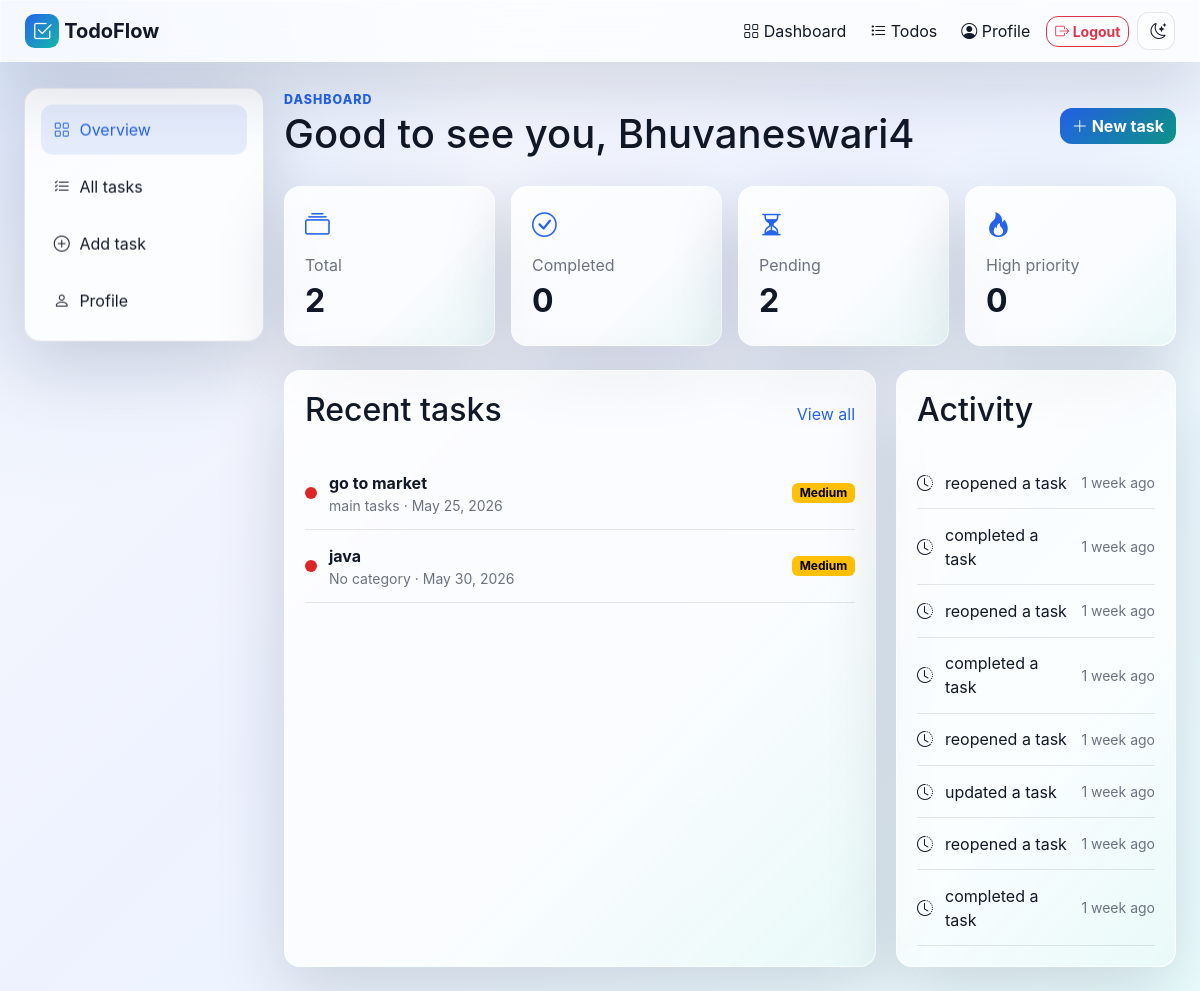
Screenshot of /todos/dashboard/ (signed in) with the database file from the repository.
### todo/models.py (models this page shows, shortened)
class TodoTask(models.Model):
    class Status(models.TextChoices):
        PENDING = "pending", "Pending"
        IN_PROGRESS = "in_progress", "In progress"
        COMPLETED = "completed", "Completed"
    user = models.ForeignKey(settings.AUTH_USER_MODEL, on_delete=models.CASCADE, related_name="todos")
    title = models.CharField(max_length=160)
    description = models.TextField(blank=True)
    status = models.CharField(max_length=20, choices=Status.choices, default=Status.PENDING)
    completed = models.BooleanField(default=False)
    due_date = models.DateField(blank=True, null=True)
    priority = models.ForeignKey(Priority, on_delete=models.SET_NULL, null=True, blank=True, related_name="tasks")
    category = models.ForeignKey(Category, on_delete=models.SET_NULL, null=True, blank=True, related_name="tasks")
    created_at = models.DateTimeField(auto_now_add=True)
    updated_at = models.DateTimeField(auto_now=True)
    class Meta:
        ordering = ("completed", "due_date", "-created_at")
        indexes = [
            models.Index(fields=["user", "completed"]),
            models.Index(fields=["user", "status"]),
            models.Index(fields=["due_date"]),
        ]
    @property
    def is_overdue(self):
        return bool(self.due_date and self.due_date < timezone.localdate() and not self.completed)

class Category(models.Model):
    user = models.ForeignKey(settings.AUTH_USER_MODEL, on_delete=models.CASCADE, related_name="categories")
    name = models.CharField(max_length=80)
    color = models.CharField(max_length=20, default="#2563eb")
    created_at = models.DateTimeField(auto_now_add=True)
    class Meta:
        unique_together = ("user", "name")
        ordering = ("name",)
        verbose_name_plural = "Categories"
    def __str__(self):
        return self.name

class Priority(models.Model):
    name = models.CharField(max_length=20, unique=True)
    level = models.PositiveSmallIntegerField(unique=True)
    color = models.CharField(max_length=20, default="secondary")
    class Meta:
        ordering = ("level",)
        verbose_name_plural = "Priorities"
    def __str__(self):
        return self.name

class ActivityLog(models.Model):
    user = models.ForeignKey(settings.AUTH_USER_MODEL, on_delete=models.CASCADE, related_name="activity_logs")
    task = models.ForeignKey(TodoTask, on_delete=models.CASCADE, null=True, blank=True, related_name="activity_logs")
    action = models.CharField(max_length=120)
    created_at = models.DateTimeField(auto_now_add=True)
    class Meta:
        ordering = ("-created_at",)

### todo/views.py (the view)
# urls.py: path("dashboard/", views.dashboard, name="dashboard"),
@login_required
def dashboard(request):
    tasks = TodoTask.objects.filter(user=request.user)
    stats = tasks.aggregate(
        total=Count("id"),
        completed_count=Count("id", filter=Q(completed=True)),
        pending_count=Count("id", filter=Q(completed=False)),
        high=Count("id", filter=Q(priority__name__iexact="High", completed=False)),
    )
    recent_tasks = tasks.select_related("priority", "category")[:6]
    activity = ActivityLog.objects.filter(user=request.user).select_related("task")[:8]
    return render(request, "todo/dashboard.html", {"stats": stats, "recent_tasks": recent_tasks, "activity": activity})

### Templates/todo/dashboard.html (shortened to what this page needs)
{% extends "base.html" %}
{% block content %}
<div class="dashboard-layout">
    <aside class="dashboard-sidebar">
        <a class="active" href="{% url 'todo:dashboard' %}"><i class="bi bi-grid"></i> Overview</a>
        <a href="{% url 'todo:list' %}"><i class="bi bi-list-check"></i> All tasks</a>
        <a href="{% url 'todo:create' %}"><i class="bi bi-plus-circle"></i> Add task</a>
        <a href="{% url 'accounts:profile' %}"><i class="bi bi-person"></i> Profile</a>
    </aside>
    <section class="dashboard-main">
        <div class="page-heading">
            <div><span class="eyebrow">Dashboard</span><h1>Good to see you, {{ user.first_name|default:user.username }}</h1></div>
            <a class="btn btn-primary" href="{% url 'todo:create' %}"><i class="bi bi-plus-lg"></i> New task</a>
        </div>
        <div class="stats-grid">
            <div class="stat-card"><i class="bi bi-collection"></i><span>Total</span><strong>{{ stats.total|default:0 }}</strong></div>
            <div class="stat-card"><i class="bi bi-check-circle"></i><span>Completed</span><strong>{{ stats.completed_count|default:0 }}</strong></div>
            <div class="stat-card"><i class="bi bi-hourglass-split"></i><span>Pending</span><strong>{{ stats.pending_count|default:0 }}</strong></div>
            <div class="stat-card"><i class="bi bi-fire"></i><span>High priority</span><strong>{{ stats.high|default:0 }}</strong></div>
        </div>
        <div class="content-grid mt-4">
            <div class="panel">
                <div class="section-title"><h2>Recent tasks</h2><a href="{% url 'todo:list' %}">View all</a></div>
                {% for task in recent_tasks %}
                    <div class="task-row {% if task.completed %}is-complete{% endif %}">
                        <span class="status-dot {% if task.completed %}done{% elif task.is_overdue %}late{% endif %}"></span>
                        <div><strong>{{ task.title }}</strong><small>{{ task.category|default:"No category" }}{% if task.due_date %} · {{ task.due_date }}{% endif %}</small></div>
                        <span class="badge text-bg-{{ task.priority.color|default:'secondary' }}">{{ task.priority|default:"Normal" }}</span>
                    </div>
                {% empty %}
                    <div class="empty-mini">No tasks yet. Create your first one.</div>
                {% endfor %}
            </div>
            <div class="panel">
                <div class="section-title"><h2>Activity</h2></div>
                {% for item in activity %}
                    <div class="activity-item"><i class="bi bi-clock-history"></i><span>{{ item.action }}</span><small>{{ item.created_at|timesince }} ago</small></div>
                {% empty %}
                    <div class="empty-mini">Activity appears here as you work.</div>
                {% endfor %}
            </div>
        </div>
    </section>
</div>
{% endblock %}

### Templates/base.html (shortened to what this page needs)
{% load static %}
<!doctype html>
<html lang="en" data-theme="light">
<head>
    <link href="https://cdn.jsdelivr.net/npm/bootstrap@5.3.6/dist/css/bootstrap.min.css" rel="stylesheet">
    <link href="https://cdn.jsdelivr.net/npm/bootstrap-icons@1.11.3/font/bootstrap-icons.min.css" rel="stylesheet">
    <link rel="stylesheet" href="{% static 'css/app.css' %}?v=20260601-2">
</head>
<body class="{% if user.is_authenticated and user.profile.dark_mode %}theme-dark{% else %}theme-light{% endif %}">
<div class="page-shell">
    <nav class="navbar navbar-expand-lg sticky-top app-navbar">
        <div class="container-fluid px-3 px-lg-4">
            <a class="navbar-brand fw-bold" href="{% url 'core:home' %}">
                <span class="brand-mark"><i class="bi bi-check2-square"></i></span> TodoFlow
            </a>
            <div class="collapse navbar-collapse" id="mainNav">
                <ul class="navbar-nav ms-auto align-items-lg-center gap-lg-2">
                    {% if user.is_authenticated %}
                        <li class="nav-item"><a class="nav-link" href="{% url 'todo:dashboard' %}"><i class="bi bi-grid"></i> Dashboard</a></li>
                        <li class="nav-item"><a class="nav-link" href="{% url 'todo:list' %}"><i class="bi bi-list-task"></i> Todos</a></li>
                        <li class="nav-item"><a class="nav-link" href="{% url 'accounts:profile' %}"><i class="bi bi-person-circle"></i> Profile</a></li>
                        <li class="nav-item">
                            <form method="post" action="{% url 'accounts:logout' %}" class="d-inline">
                                <button class="btn btn-sm btn-outline-danger" type="submit"><i class="bi bi-box-arrow-right"></i> Logout</button>
                            </form>
                        </li>
                    {% else %}
                        <li class="nav-item"><a class="nav-link" href="{% url 'accounts:login' %}">Login</a></li>
                        <li class="nav-item"><a class="btn btn-primary btn-sm px-3" href="{% url 'accounts:signup' %}">Create account</a></li>
                    {% endif %}
                    <li class="nav-item">
                        <button class="btn icon-btn" id="themeToggle" type="button" aria-label="Toggle theme" data-bs-toggle="tooltip" title="Toggle theme">
                        </button>
                    </li>
                </ul>
            </div>
        </div>
    </nav>
    <main class="container-fluid px-3 px-lg-4 py-4 page-transition">
        {% block content %}{% endblock %}
    </main>
</div>
</body>
</html>

### Templates/base.html (style rules this page uses)
.app-navbar, .hero-panel, .panel, .auth-card, .side-panel, .stat-card, .todo-card, .filter-bar { background: rgba(255,255,255,.72) !important; border: 1px solid rgba(255,255,255,.5) !important; box-shadow: 0 24px 70px rgba(15,23,42,.16) !important; backdrop-filter: blur(22px) saturate(145%); -webkit-backdrop-filter: blur(22px) saturate(145%); }
.todo-card, .stat-card, .panel, .auth-card { animation: criticalRise .5s ease both; }

### rows the page displays
TodoTask: completed False (drawn), title "go to market", category "main tasks", due_date "May 25, 2026", priority "Medium"
TodoTask: completed False (drawn), title "java", category "No category", due_date "May 30, 2026", priority "Medium"
ActivityLog: action "reopened a task", created_at "1 week"
ActivityLog: action "completed a task", created_at "1 week"
ActivityLog: action "reopened a task", created_at "1 week"
ActivityLog: action "completed a task", created_at "1 week"
ActivityLog: action "reopened a task", created_at "1 week"
ActivityLog: action "updated a task", created_at "1 week"
ActivityLog: action "reopened a task", created_at "1 week"
ActivityLog: action "completed a task", created_at "1 week"

### other values shown
{{ user.first_name|default:user.username }} "Bhuvaneswari4"
{{ stats.total|default:0 }} "2"
{{ stats.completed_count|default:0 }} "0"
{{ stats.pending_count|default:0 }} "2"
{{ stats.high|default:0 }} "0"
